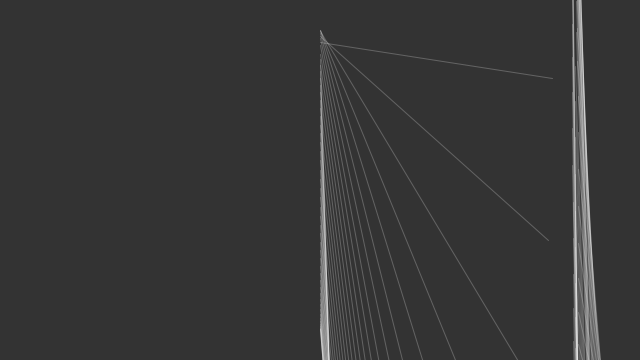
Frame 1 (no input)
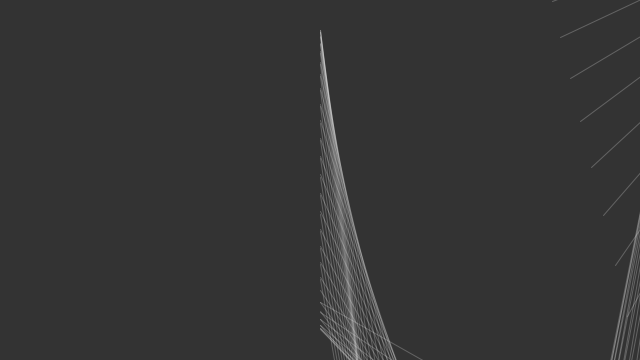
Frame 60 (the mouse pressed at the canvas centre just before this capture)
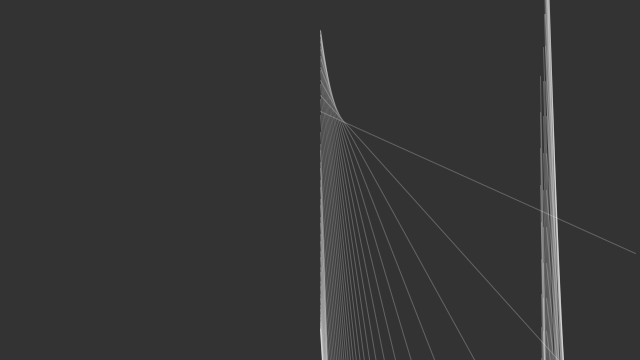
Frame 120 (the mouse held since frame 60 and released just before this capture)

The Processing sketch that drew these frames (run headless with seeded random() and noise(); from frame 60 on, the mouse is pressed at the canvas centre):

// Processing sketch: asdgij
// ── asdgij.pde
float a;

void setup() {
  size(640, 360);
  frameRate(10);
  stroke(255,60);
  colorMode(RGB,255,255,255,100);
  a = height/2;
}

void draw() {
  background(51);
  lights();
  translate(width / 2, height / 2);
  makeLine(0,150,50);
  makeLine(400,300,70);
}
void makeLine(int x, int y,int lvl){
 line(x+sin(x)*a, sin(a)*y, y+sin(a)*100+a, sin(a)*300+a*lvl);  
  a = noise(10,100)+(a - 0.5);
  if (a < 0) { 

    a = height; 
  } 
  if(lvl>1){
   makeLine(x,y,lvl-1);       
  }
}
